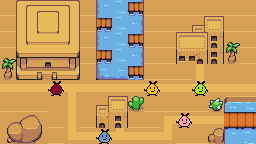

Rendered tile map (Tiled .tmx) drawn with the repository's tilesets; below, a short description and the full map source, tile grids included:
An orthogonal 16x9 tile map with 16x16 px tiles, 2 tile layers (background, tamagotchis), 4 tilesets and 5 objects (2x bleu, vert, jaune, rose).

<map version="1.10" tiledversion="1.10.2" orientation="orthogonal" renderorder="right-down" width="16" height="9" tilewidth="16" tileheight="16" infinite="0" nextlayerid="5" nextobjectid="15">
 <tileset firstgid="1" source="textures/DesertMockup.tsx" />
 <tileset firstgid="73" source="textures/DesertTilemapBlankBackground.tsx" />
 <tileset firstgid="283" source="textures/DesertTilemap16x16.tsx" />
 <tileset firstgid="493" source="../tamagotchis/tamagotchis.tsx" />
 <layer id="1" name="background" width="16" height="9">
  <data encoding="csv">
4,409,410,411,412,4,434,435,394,4,4,4,4,4,4,4,
4,423,424,425,426,4,392,435,436,4,4,4,36,37,4,4,
4,437,438,439,440,4,434,435,394,4,4,25,26,45,323,4,
323,451,452,453,454,4,182,183,436,4,4,33,34,45,337,4,
337,465,466,467,468,70,196,449,394,4,4,4,299,29,29,29,
49,49,49,49,293,49,49,49,49,49,49,49,321,49,50,50,
4,4,4,29,2684354609,29,36,37,43,4,4,4,4,65,55,56,
350,351,352,4,59,4,44,45,4,4,3221225785,49,49,49,63,64,
364,365,366,4,2684354873,68,68,321,68,68,313,4,4,47,71,72
</data>
 </layer>
 <layer id="2" name="tamagotchis" width="16" height="9">
  <data encoding="csv">
0,0,0,0,0,0,0,0,0,0,0,0,0,0,0,0,
0,0,0,0,0,0,0,0,0,0,0,0,0,0,0,0,
0,0,0,0,0,0,0,0,0,0,0,0,0,0,0,0,
0,0,0,0,0,0,0,0,0,0,0,0,0,0,0,0,
0,0,0,0,0,0,0,0,0,0,0,0,0,0,0,0,
0,0,0,493,0,0,0,0,0,494,0,0,495,0,0,0,
0,0,0,0,0,0,0,0,0,0,0,0,0,0,0,0,
0,0,0,0,0,0,0,0,0,0,0,497,0,0,0,0,
0,0,0,0,0,0,496,0,0,0,0,0,0,0,0,0
</data>
 </layer>
 <objectgroup id="3" name="tamagotchis">
  <object id="8" type="bleu" x="48" y="80" width="16" height="16" />
  <object id="10" type="vert" x="192" y="80" width="16" height="16" />
  <object id="11" type="jaune" x="144" y="80" width="16" height="16" />
  <object id="12" type="bleu" x="96" y="128" width="16" height="16" />
  <object id="13" type="rose" x="176" y="112" width="16" height="16" />
 </objectgroup>
</map>
